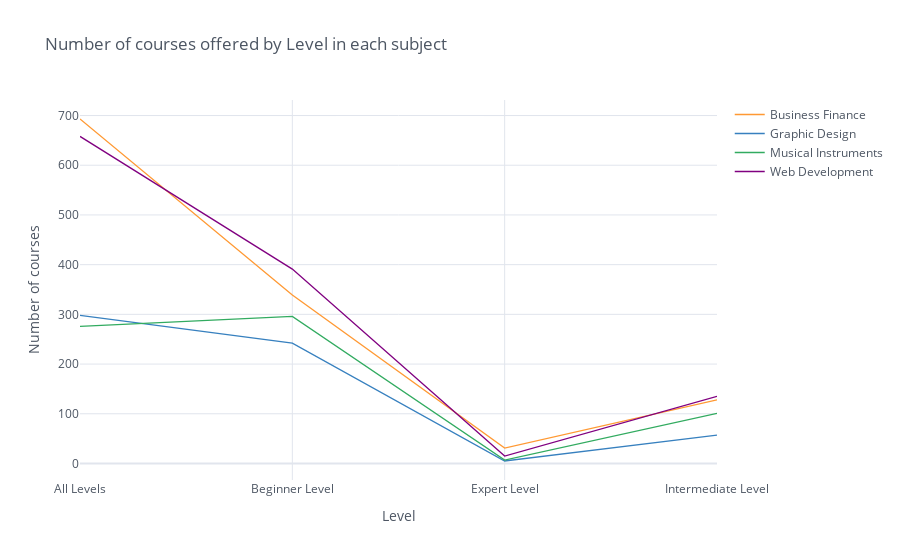

Notebook code cell kept with this figure:
### Code cell
# answering question number 11.

display(pd.crosstab(df['level'], df['subject']))

pd.crosstab(df['level'], df['subject']).iplot(kind = 'scatter', theme = 'white', 
                                                title = 'Number of courses offered by Level in each subject ',
                                                xTitle='Level', yTitle='Number of courses')

### Figure 1 — Plotly figure (JSON) as saved in the notebook; plotly's stock layout.template omitted (floating-point values rounded to 4 significant figures)
{"data": [{"line": {"color": "rgba(255, 153, 51, 1.0)", "dash": "solid", "shape": "linear", "width": 1.3}, "mode": "lines", "name": "Business Finance", "text": "", "type": "scatter", "x": ["All Levels", "Beginner Level", "Expert Level", "Intermediate Level"], "y": [693, 339, 31, 128]}, {"line": {"color": "rgba(55, 128, 191, 1.0)", "dash": "solid", "shape": "linear", "width": 1.3}, "mode": "lines", "name": "Graphic Design", "text": "", "type": "scatter", "x": ["All Levels", "Beginner Level", "Expert Level", "Intermediate Level"], "y": [298, 242, 5, 57]}, {"line": {"color": "rgba(50, 171, 96, 1.0)", "dash": "solid", "shape": "linear", "width": 1.3}, "mode": "lines", "name": "Musical Instruments", "text": "", "type": "scatter", "x": ["All Levels", "Beginner Level", "Expert Level", "Intermediate Level"], "y": [276, 296, 7, 101]}, {"line": {"color": "rgba(128, 0, 128, 1.0)", "dash": "solid", "shape": "linear", "width": 1.3}, "mode": "lines", "name": "Web Development", "text": "", "type": "scatter", "x": ["All Levels", "Beginner Level", "Expert Level", "Intermediate Level"], "y": [658, 391, 15, 135]}], "layout": {"legend": {"bgcolor": "#FFFFFF", "font": {"color": "#4D5663"}}, "paper_bgcolor": "#FFFFFF", "plot_bgcolor": "#FFFFFF", "title": {"font": {"color": "#4D5663"}, "text": "Number of courses offered by Level in each subject "}, "xaxis": {"gridcolor": "#E1E5ED", "showgrid": true, "tickfont": {"color": "#4D5663"}, "title": {"font": {"color": "#4D5663"}, "text": "Level"}, "zerolinecolor": "#E1E5ED"}, "yaxis": {"gridcolor": "#E1E5ED", "showgrid": true, "tickfont": {"color": "#4D5663"}, "title": {"font": {"color": "#4D5663"}, "text": "Number of courses"}, "zerolinecolor": "#E1E5ED"}}}
